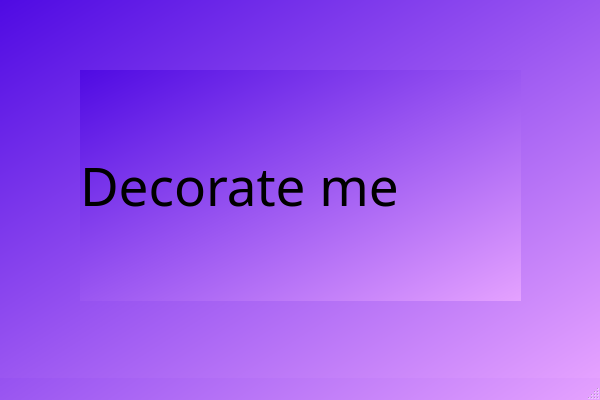
<?xml version="1.0" encoding="UTF-8"?>
<ui version="4.0">
 <class>ProjectNameClass</class>
 <widget class="QMainWindow" name="ProjectNameClass">
  <property name="geometry">
   <rect>
    <x>0</x>
    <y>0</y>
    <width>600</width>
    <height>400</height>
   </rect>
  </property>
  <property name="font">
   <font/>
  </property>
  <property name="windowTitle">
   <string>ProjectName</string>
  </property>
  <property name="styleSheet">
   <string notr="true">QMainWindow{
background-color: qlineargradient(spread:pad, x1:0, y1:0, x2:1, y2:1, stop:0 rgba(79, 10, 227, 255), stop:1 rgba(229, 162, 255, 255));
}
</string>
  </property>
  <widget class="QWidget" name="centralWidget">
   <property name="font">
    <font>
     <family>Segoe Script</family>
    </font>
   </property>
   <property name="styleSheet">
    <string notr="true">QWidget{
	background-color: qlineargradient(spread:pad, x1:0, y1:0, x2:1, y2:1, stop:0 rgba(79, 10, 227, 255), stop:1 rgba(229, 162, 255, 255));
}</string>
   </property>
   <widget class="QLabel" name="label">
    <property name="geometry">
     <rect>
      <x>80</x>
      <y>70</y>
      <width>441</width>
      <height>231</height>
     </rect>
    </property>
    <property name="font">
     <font>
      <family>SDK_SC_Web</family>
      <pointsize>40</pointsize>
     </font>
    </property>
    <property name="text">
     <string>Decorate me</string>
    </property>
   </widget>
  </widget>
  <widget class="QStatusBar" name="statusBar"/>
 </widget>
 <layoutdefault spacing="6" margin="11"/>
 <resources>
  <include location="ProjectName.qrc"/>
 </resources>
 <connections/>
</ui>
